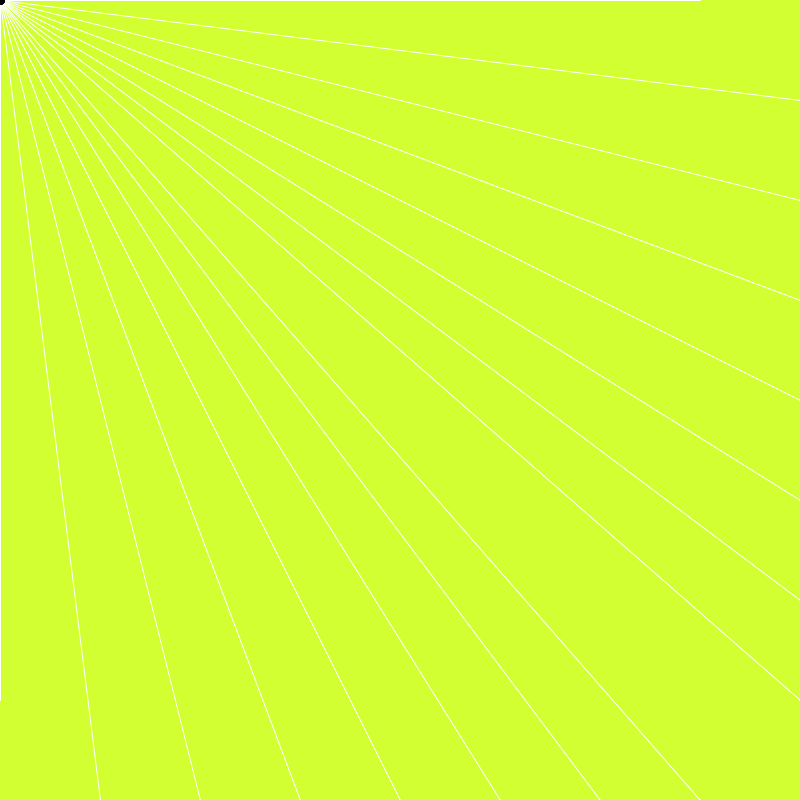
Frame 1 (no input)
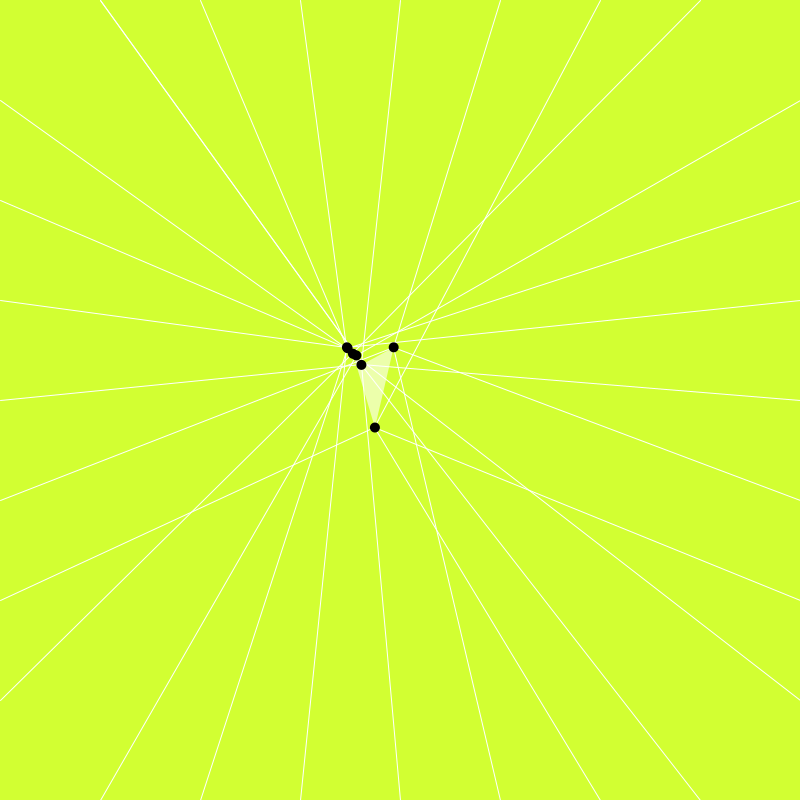
Frame 60 (the mouse pressed at the canvas centre just before this capture)
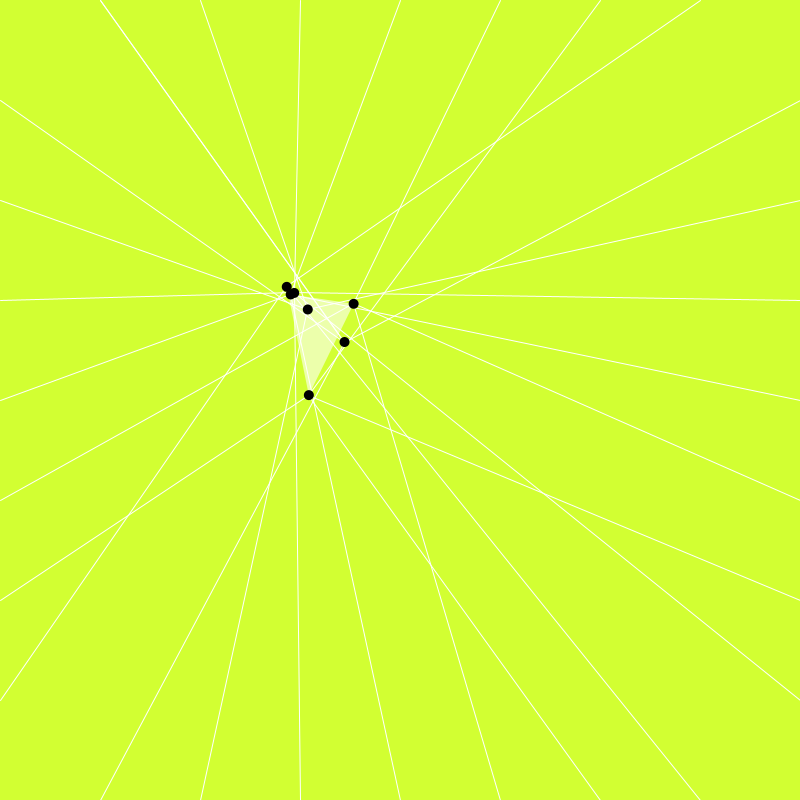
Frame 120 (the mouse held since frame 60 and released just before this capture)

The Processing sketch that drew these frames (run headless with seeded random() and noise(); from frame 60 on, the mouse is pressed at the canvas centre):

// Processing sketch: processing_45162
// ── processing_45162.pde

// hecho por ssbeltran... en serio tengo que aprender a hacer classes y arrays.
float AvelX;
float AruidoX = -.00718;
float AvarX;
float AvelY;
float AruidoY = .00715;
float AvarY;


float BvelX;
float BruidoX = .00666;
float BvarX;
float BvelY;
float BruidoY = -.00669;
float BvarY;


float CvelX;
float CruidoX = .00635;
float CvarX;
float CvelY;
float CruidoY = .00632;
float CvarY;


float DvelX;
float DruidoX = .00555;
float DvarX;
float DvelY;
float DruidoY = -.00543;
float DvarY;

float EvelX;
float EruidoX = .00457;
float EvarX;
float EvelY;
float EruidoY = .00658;
float EvarY;

float FvelX;
float FruidoX = -.00513;
float FvarX;
float FvelY;
float FruidoY = .00222;
float FvarY;

float GvelX;
float GruidoX = .00585;
float GvarX;
float GvelY;
float GruidoY = .00583;
float GvarY;

float HvelX;
float HruidoX = -.00790;
float HvarX;
float HvelY;
float HruidoY = .00891;
float HvarY;

//
float rot;

// - - - - - setuo

void setup (){
size (800,800);
background (255);
frameRate (60);
smooth ();

  
  
}

// - - - - - - draw

void draw (){
  

rotate(radians(rot));


  //circulos screen
  

    background (210,255,50);

  
  
    // a ver que pasa aqui en medio
    
    


    
fill (0);
stroke (255);
line (AvelX,AvelY, 100,800);
line (BvelX,BvelY, 200,800);
line (CvelX,CvelY, 300,800);
line (DvelX,DvelY, 400,800);
line (EvelX,EvelY, 500,800);
line (FvelX,FvelY, 600,800);
line (GvelX,GvelY, 700,800);
line (AvelX,AvelY, 100,0);
line (AvelX,AvelY, 100,0);
line (BvelX,BvelY, 200,0);
line (CvelX,CvelY, 300,0);
line (DvelX,DvelY, 400,0);
line (EvelX,EvelY, 500,0);
line (FvelX,FvelY, 600,0);
line (GvelX,GvelY, 700,0);
line (AvelX,AvelY, 0,100);
line (BvelX,BvelY, 0,200);
line (CvelX,CvelY, 0,300);
line (DvelX,DvelY, 0,400);
line (EvelX,EvelY, 0,500);
line (FvelX,FvelY, 0,600);
line (GvelX,GvelY, 0,700);
line (AvelX,AvelY, 800,100);
line (BvelX,BvelY, 800,200);
line (CvelX,CvelY, 800,300);
line (DvelX,DvelY, 800,400);
line (EvelX,EvelY, 800,500);
line (FvelX,FvelY, 800,600);
line (GvelX,GvelY, 800,700);



stroke (0,0);
fill (255,150);
beginShape (POLYGON);
vertex (AvelX,AvelY);
vertex (BvelX,BvelY);
vertex (CvelX,CvelY);
vertex (DvelX,DvelY);
vertex (EvelX,EvelY);
vertex (FvelX,FvelY);
vertex (GvelX,GvelY);
endShape ();



    stroke (0,0);
fill (0);
ellipse (AvelX,AvelY, 10,10);
ellipse (BvelX,BvelY, 10,10);
ellipse (CvelX,CvelY, 10,10);
ellipse (DvelX,DvelY, 10,10);
ellipse (EvelX,EvelY, 10,10);
ellipse (FvelX,FvelY, 10,10);
ellipse (GvelX,GvelY, 10,10);

  
  //ahora calculamos los valores de todo


  AvelX = noise(AvarX)*width;
  AvarX += AruidoX;
  AvelY = noise(AvarY)*width;
  AvarY += AruidoY;

  BvelX = noise(BvarX)*width;
  BvarX += BruidoX;
  BvelY = noise(BvarY)*width;
  BvarY += BruidoY;

  CvelX = noise(CvarX)*width;
  CvarX += CruidoX;
  CvelY = noise(CvarY)*width;
  CvarY += CruidoY;

  DvelX = noise(DvarX)*width;
  DvarX += DruidoX;
  DvelY = noise(DvarY)*width;
  DvarY += DruidoY;
  
  EvelX = noise(EvarX)*width;
  EvarX += EruidoX;
  EvelY = noise(EvarY)*width;
  EvarY += EruidoY;

  FvelX = noise(FvarX)*width;
  FvarX += FruidoX;
  FvelY = noise(FvarY)*width;
  FvarY += FruidoY;

  GvelX = noise(GvarX)*width;
  GvarX += GruidoX;
  GvelY = noise(GvarY)*width;
  GvarY += GruidoY;

  HvelX = noise(HvarX)*width;
  HvarX +=HruidoX;
  HvelY = noise(HvarY)*width;
  HvarY += HruidoY;
  




  
}
